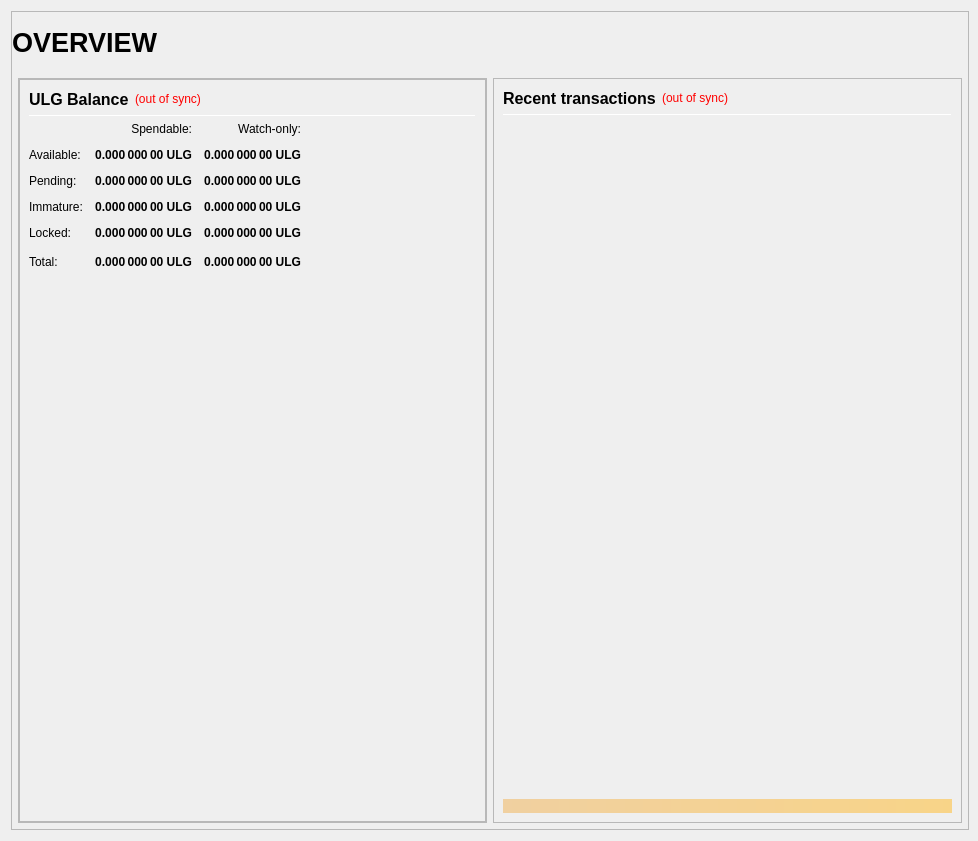
<?xml version="1.0" encoding="UTF-8"?>
<ui version="4.0">
 <class>OverviewPage</class>
 <widget class="QWidget" name="OverviewPage">
  <property name="geometry">
   <rect>
    <x>0</x>
    <y>0</y>
    <width>978</width>
    <height>841</height>
   </rect>
  </property>
  <property name="minimumSize">
   <size>
    <width>960</width>
    <height>682</height>
   </size>
  </property>
  <property name="windowTitle">
   <string>Form</string>
  </property>
  <layout class="QVBoxLayout" name="topLayout" stretch="1">
   <property name="rightMargin">
    <number>9</number>
   </property>
   <item>
    <widget class="QFrame" name="frame_BG">
     <property name="minimumSize">
      <size>
       <width>850</width>
       <height>610</height>
      </size>
     </property>
     <property name="maximumSize">
      <size>
       <width>16777215</width>
       <height>16777215</height>
      </size>
     </property>
     <property name="frameShape">
      <enum>QFrame::StyledPanel</enum>
     </property>
     <property name="frameShadow">
      <enum>QFrame::Raised</enum>
     </property>
     <layout class="QVBoxLayout" name="verticalLayout_3" stretch="1">
      <property name="leftMargin">
       <number>0</number>
      </property>
      <property name="topMargin">
       <number>0</number>
      </property>
      <property name="rightMargin">
       <number>0</number>
      </property>
      <property name="bottomMargin">
       <number>6</number>
      </property>
      <item>
       <layout class="QVBoxLayout" name="verticalLayout_Master" stretch="0,1">
        <property name="leftMargin">
         <number>0</number>
        </property>
        <property name="topMargin">
         <number>0</number>
        </property>
        <property name="rightMargin">
         <number>0</number>
        </property>
        <property name="bottomMargin">
         <number>0</number>
        </property>
        <item>
         <widget class="QFrame" name="frame_Header">
          <layout class="QVBoxLayout" name="verticalLayout_Header" stretch="0">
           <property name="leftMargin">
            <number>0</number>
           </property>
           <property name="topMargin">
            <number>0</number>
           </property>
           <property name="rightMargin">
            <number>0</number>
           </property>
           <property name="bottomMargin">
            <number>0</number>
           </property>
           <item>
            <layout class="QHBoxLayout" name="horizontalLayout_Header" stretch="1,0,1">
             <property name="spacing">
              <number>6</number>
             </property>
             <item>
              <widget class="QLabel" name="labelOverviewHeaderLeft">
               <property name="minimumSize">
                <size>
                 <width>464</width>
                 <height>60</height>
                </size>
               </property>
               <property name="maximumSize">
                <size>
                 <width>16777215</width>
                 <height>60</height>
                </size>
               </property>
               <property name="font">
                <font>
                 <pointsize>20</pointsize>
                 <weight>75</weight>
                 <bold>true</bold>
                </font>
               </property>
               <property name="text">
                <string>OVERVIEW</string>
               </property>
               <property name="alignment">
                <set>Qt::AlignLeading|Qt::AlignLeft|Qt::AlignVCenter</set>
               </property>
              </widget>
             </item>
             <item>
              <spacer name="horizontalSpacer_Header">
               <property name="orientation">
                <enum>Qt::Horizontal</enum>
               </property>
               <property name="sizeHint" stdset="0">
                <size>
                 <width>40</width>
                 <height>20</height>
                </size>
               </property>
              </spacer>
             </item>
             <item alignment="Qt::AlignRight|Qt::AlignVCenter">
              <widget class="QLabel" name="labelOverviewHeaderRight">
               <property name="minimumSize">
                <size>
                 <width>265</width>
                 <height>60</height>
                </size>
               </property>
               <property name="maximumSize">
                <size>
                 <width>265</width>
                 <height>60</height>
                </size>
               </property>
               <property name="font">
                <font>
                 <pointsize>14</pointsize>
                </font>
               </property>
               <property name="text">
                <string/>
               </property>
               <property name="alignment">
                <set>Qt::AlignRight|Qt::AlignTrailing|Qt::AlignVCenter</set>
               </property>
              </widget>
             </item>
            </layout>
           </item>
          </layout>
         </widget>
        </item>
        <item>
         <widget class="QFrame" name="frame_Content">
          <layout class="QVBoxLayout" name="verticalLayout_Content">
           <property name="leftMargin">
            <number>6</number>
           </property>
           <property name="topMargin">
            <number>0</number>
           </property>
           <property name="rightMargin">
            <number>6</number>
           </property>
           <property name="bottomMargin">
            <number>0</number>
           </property>
           <item>
            <layout class="QHBoxLayout" name="horizontalLayout_Content" stretch="1,1">
             <property name="spacing">
              <number>6</number>
             </property>
             <item>
              <layout class="QVBoxLayout" name="verticalLayout_left" stretch="1">
               <item>
                <widget class="QFrame" name="frameObfuscation">
                 <property name="minimumSize">
                  <size>
                   <width>0</width>
                   <height>0</height>
                  </size>
                 </property>
                 <property name="frameShape">
                  <enum>QFrame::StyledPanel</enum>
                 </property>
                 <property name="frameShadow">
                  <enum>QFrame::Raised</enum>
                 </property>
                 <layout class="QVBoxLayout" name="verticalLayout" stretch="0">
                  <property name="leftMargin">
                   <number>0</number>
                  </property>
                  <property name="topMargin">
                   <number>0</number>
                  </property>
                  <property name="rightMargin">
                   <number>0</number>
                  </property>
                  <property name="bottomMargin">
                   <number>0</number>
                  </property>
                  <item>
                   <widget class="QFrame" name="frame_Balances">
                    <property name="frameShape">
                     <enum>QFrame::StyledPanel</enum>
                    </property>
                    <property name="frameShadow">
                     <enum>QFrame::Raised</enum>
                    </property>
                    <layout class="QVBoxLayout" name="verticalLayout_4">
                     <item>
                      <layout class="QHBoxLayout" name="horizontalLayout_4">
                       <item>
                        <widget class="QLabel" name="label_5">
                         <property name="minimumSize">
                          <size>
                           <width>0</width>
                           <height>20</height>
                          </size>
                         </property>
                         <property name="font">
                          <font>
                           <pointsize>12</pointsize>
                           <weight>75</weight>
                           <bold>true</bold>
                          </font>
                         </property>
                         <property name="text">
                          <string>ULG Balance</string>
                         </property>
                        </widget>
                       </item>
                       <item>
                        <widget class="QLabel" name="labelWalletStatus">
                         <property name="cursor">
                          <cursorShape>WhatsThisCursor</cursorShape>
                         </property>
                         <property name="toolTip">
                          <string>The displayed information may be out of date. Your wallet automatically synchronizes with the UltraGate network after a connection is established, but this process has not completed yet.</string>
                         </property>
                         <property name="styleSheet">
                          <string notr="true">QLabel { color: red; }</string>
                         </property>
                         <property name="text">
                          <string notr="true">(out of sync)</string>
                         </property>
                         <property name="alignment">
                          <set>Qt::AlignLeading|Qt::AlignLeft|Qt::AlignVCenter</set>
                         </property>
                        </widget>
                       </item>
                       <item>
                        <spacer name="horizontalSpacer_3">
                         <property name="orientation">
                          <enum>Qt::Horizontal</enum>
                         </property>
                         <property name="sizeHint" stdset="0">
                          <size>
                           <width>40</width>
                           <height>20</height>
                          </size>
                         </property>
                        </spacer>
                       </item>
                      </layout>
                     </item>
                     <item>
                      <widget class="Line" name="line_Balance">
                       <property name="minimumSize">
                        <size>
                         <width>0</width>
                         <height>1</height>
                        </size>
                       </property>
                       <property name="maximumSize">
                        <size>
                         <width>16777215</width>
                         <height>1</height>
                        </size>
                       </property>
                       <property name="orientation">
                        <enum>Qt::Horizontal</enum>
                       </property>
                      </widget>
                     </item>
                     <item>
                      <layout class="QGridLayout" name="gridLayout">
                       <property name="spacing">
                        <number>12</number>
                       </property>
                       <item row="0" column="1">
                        <widget class="QLabel" name="labelSpendable">
                         <property name="text">
                          <string>Spendable:</string>
                         </property>
                         <property name="alignment">
                          <set>Qt::AlignRight|Qt::AlignTrailing|Qt::AlignVCenter</set>
                         </property>
                        </widget>
                       </item>
                       <item row="0" column="2">
                        <widget class="QLabel" name="labelWatchonly">
                         <property name="text">
                          <string>Watch-only:</string>
                         </property>
                         <property name="alignment">
                          <set>Qt::AlignRight|Qt::AlignTrailing|Qt::AlignVCenter</set>
                         </property>
                        </widget>
                       </item>
                       <item row="1" column="0">
                        <widget class="QLabel" name="labelBalanceText">
                         <property name="text">
                          <string>Available:</string>
                         </property>
                        </widget>
                       </item>
                       <item row="1" column="1">
                        <widget class="QLabel" name="labelBalance">
                         <property name="font">
                          <font>
                           <weight>75</weight>
                           <bold>true</bold>
                          </font>
                         </property>
                         <property name="cursor">
                          <cursorShape>IBeamCursor</cursorShape>
                         </property>
                         <property name="toolTip">
                          <string>Your current spendable balance</string>
                         </property>
                         <property name="text">
                          <string notr="true">0.000 000 00 ULG</string>
                         </property>
                         <property name="alignment">
                          <set>Qt::AlignRight|Qt::AlignTrailing|Qt::AlignVCenter</set>
                         </property>
                         <property name="textInteractionFlags">
                          <set>Qt::LinksAccessibleByMouse|Qt::TextSelectableByKeyboard|Qt::TextSelectableByMouse</set>
                         </property>
                        </widget>
                       </item>
                       <item row="1" column="2">
                        <widget class="QLabel" name="labelWatchAvailable">
                         <property name="font">
                          <font>
                           <weight>75</weight>
                           <bold>true</bold>
                          </font>
                         </property>
                         <property name="cursor">
                          <cursorShape>IBeamCursor</cursorShape>
                         </property>
                         <property name="toolTip">
                          <string>Your current balance in watch-only addresses</string>
                         </property>
                         <property name="text">
                          <string notr="true">0.000 000 00 ULG</string>
                         </property>
                         <property name="alignment">
                          <set>Qt::AlignRight|Qt::AlignTrailing|Qt::AlignVCenter</set>
                         </property>
                         <property name="textInteractionFlags">
                          <set>Qt::LinksAccessibleByMouse|Qt::TextSelectableByKeyboard|Qt::TextSelectableByMouse</set>
                         </property>
                        </widget>
                       </item>
                       <item row="2" column="0">
                        <widget class="QLabel" name="labelPendingText">
                         <property name="text">
                          <string>Pending:</string>
                         </property>
                        </widget>
                       </item>
                       <item row="2" column="1">
                        <widget class="QLabel" name="labelUnconfirmed">
                         <property name="font">
                          <font>
                           <weight>75</weight>
                           <bold>true</bold>
                          </font>
                         </property>
                         <property name="cursor">
                          <cursorShape>IBeamCursor</cursorShape>
                         </property>
                         <property name="toolTip">
                          <string>Total of transactions that have yet to be confirmed, and do not yet count toward the spendable balance</string>
                         </property>
                         <property name="text">
                          <string notr="true">0.000 000 00 ULG</string>
                         </property>
                         <property name="alignment">
                          <set>Qt::AlignRight|Qt::AlignTrailing|Qt::AlignVCenter</set>
                         </property>
                         <property name="textInteractionFlags">
                          <set>Qt::LinksAccessibleByMouse|Qt::TextSelectableByKeyboard|Qt::TextSelectableByMouse</set>
                         </property>
                        </widget>
                       </item>
                       <item row="2" column="2">
                        <widget class="QLabel" name="labelWatchPending">
                         <property name="font">
                          <font>
                           <weight>75</weight>
                           <bold>true</bold>
                          </font>
                         </property>
                         <property name="cursor">
                          <cursorShape>IBeamCursor</cursorShape>
                         </property>
                         <property name="toolTip">
                          <string>Unconfirmed transactions to watch-only addresses</string>
                         </property>
                         <property name="text">
                          <string notr="true">0.000 000 00 ULG</string>
                         </property>
                         <property name="alignment">
                          <set>Qt::AlignRight|Qt::AlignTrailing|Qt::AlignVCenter</set>
                         </property>
                         <property name="textInteractionFlags">
                          <set>Qt::LinksAccessibleByMouse|Qt::TextSelectableByKeyboard|Qt::TextSelectableByMouse</set>
                         </property>
                        </widget>
                       </item>
                       <item row="3" column="0">
                        <widget class="QLabel" name="labelImmatureText">
                         <property name="text">
                          <string>Immature:</string>
                         </property>
                        </widget>
                       </item>
                       <item row="3" column="1">
                        <widget class="QLabel" name="labelImmature">
                         <property name="font">
                          <font>
                           <weight>75</weight>
                           <bold>true</bold>
                          </font>
                         </property>
                         <property name="cursor">
                          <cursorShape>IBeamCursor</cursorShape>
                         </property>
                         <property name="toolTip">
                          <string>Staked or masternode rewards that has not yet matured</string>
                         </property>
                         <property name="text">
                          <string notr="true">0.000 000 00 ULG</string>
                         </property>
                         <property name="alignment">
                          <set>Qt::AlignRight|Qt::AlignTrailing|Qt::AlignVCenter</set>
                         </property>
                         <property name="textInteractionFlags">
                          <set>Qt::LinksAccessibleByMouse|Qt::TextSelectableByKeyboard|Qt::TextSelectableByMouse</set>
                         </property>
                        </widget>
                       </item>
                       <item row="3" column="2">
                        <widget class="QLabel" name="labelWatchImmature">
                         <property name="font">
                          <font>
                           <weight>75</weight>
                           <bold>true</bold>
                          </font>
                         </property>
                         <property name="cursor">
                          <cursorShape>IBeamCursor</cursorShape>
                         </property>
                         <property name="toolTip">
                          <string>Staked or masternode rewards in watch-only addresses that has not yet matured</string>
                         </property>
                         <property name="text">
                          <string notr="true">0.000 000 00 ULG</string>
                         </property>
                         <property name="alignment">
                          <set>Qt::AlignRight|Qt::AlignTrailing|Qt::AlignVCenter</set>
                         </property>
                         <property name="textInteractionFlags">
                          <set>Qt::LinksAccessibleByMouse|Qt::TextSelectableByKeyboard|Qt::TextSelectableByMouse</set>
                         </property>
                        </widget>
                       </item>
                       <item row="4" column="0">
                        <widget class="QLabel" name="labelLockedBalanceText">
                         <property name="toolTip">
                          <string>Locked ULG or Masternode collaterals. These are excluded from zULG minting.</string>
                         </property>
                         <property name="text">
                          <string>Locked:</string>
                         </property>
                        </widget>
                       </item>
                       <item row="4" column="1">
                        <widget class="QLabel" name="labelLockedBalance">
                         <property name="font">
                          <font>
                           <weight>75</weight>
                           <bold>true</bold>
                          </font>
                         </property>
                         <property name="cursor">
                          <cursorShape>IBeamCursor</cursorShape>
                         </property>
                         <property name="toolTip">
                          <string>Locked ULG or Masternode collaterals. These are excluded from zULG minting.</string>
                         </property>
                         <property name="text">
                          <string notr="true">0.000 000 00 ULG</string>
                         </property>
                         <property name="alignment">
                          <set>Qt::AlignRight|Qt::AlignTrailing|Qt::AlignVCenter</set>
                         </property>
                         <property name="textInteractionFlags">
                          <set>Qt::LinksAccessibleByMouse|Qt::TextSelectableByKeyboard|Qt::TextSelectableByMouse</set>
                         </property>
                        </widget>
                       </item>
                       <item row="4" column="2">
                        <widget class="QLabel" name="labelWatchLocked">
                         <property name="font">
                          <font>
                           <weight>75</weight>
                           <bold>true</bold>
                          </font>
                         </property>
                         <property name="cursor">
                          <cursorShape>IBeamCursor</cursorShape>
                         </property>
                         <property name="toolTip">
                          <string>Current locked balance in watch-only addresses</string>
                         </property>
                         <property name="text">
                          <string notr="true">0.000 000 00 ULG</string>
                         </property>
                         <property name="alignment">
                          <set>Qt::AlignRight|Qt::AlignTrailing|Qt::AlignVCenter</set>
                         </property>
                         <property name="textInteractionFlags">
                          <set>Qt::LinksAccessibleByMouse|Qt::TextSelectableByKeyboard|Qt::TextSelectableByMouse</set>
                         </property>
                        </widget>
                       </item>
                       <item row="5" column="0">
                        <widget class="QLabel" name="labelTotalText">
                         <property name="toolTip">
                          <string>Your current UltraGate balance, unconfirmed and immature transactions included</string>
                         </property>
                         <property name="text">
                          <string>Total:</string>
                         </property>
                        </widget>
                       </item>
                       <item row="5" column="1">
                        <widget class="QLabel" name="labelTotal">
                         <property name="font">
                          <font>
                           <weight>75</weight>
                           <bold>true</bold>
                          </font>
                         </property>
                         <property name="cursor">
                          <cursorShape>IBeamCursor</cursorShape>
                         </property>
                         <property name="toolTip">
                          <string>Your current UltraGate balance, unconfirmed and immature transactions included</string>
                         </property>
                         <property name="text">
                          <string notr="true">0.000 000 00 ULG</string>
                         </property>
                         <property name="alignment">
                          <set>Qt::AlignRight|Qt::AlignTrailing|Qt::AlignVCenter</set>
                         </property>
                         <property name="textInteractionFlags">
                          <set>Qt::LinksAccessibleByMouse|Qt::TextSelectableByKeyboard|Qt::TextSelectableByMouse</set>
                         </property>
                        </widget>
                       </item>
                       <item row="5" column="2">
                        <widget class="QLabel" name="labelWatchTotal">
                         <property name="font">
                          <font>
                           <weight>75</weight>
                           <bold>true</bold>
                          </font>
                         </property>
                         <property name="cursor">
                          <cursorShape>IBeamCursor</cursorShape>
                         </property>
                         <property name="toolTip">
                          <string>Current total balance in watch-only addresses</string>
                         </property>
                         <property name="text">
                          <string notr="true">0.000 000 00 ULG</string>
                         </property>
                         <property name="alignment">
                          <set>Qt::AlignRight|Qt::AlignTrailing|Qt::AlignVCenter</set>
                         </property>
                         <property name="textInteractionFlags">
                          <set>Qt::LinksAccessibleByMouse|Qt::TextSelectableByKeyboard|Qt::TextSelectableByMouse</set>
                         </property>
                        </widget>
                       </item>
                       <item row="5" column="3">
                        <spacer name="horizontalSpacer_9">
                         <property name="orientation">
                          <enum>Qt::Horizontal</enum>
                         </property>
                         <property name="sizeHint" stdset="0">
                          <size>
                           <width>40</width>
                           <height>20</height>
                          </size>
                         </property>
                        </spacer>
                       </item>
                      </layout>
                     </item>
                     <item>
                      <spacer name="verticalSpacer_3">
                       <property name="orientation">
                        <enum>Qt::Vertical</enum>
                       </property>
                       <property name="sizeHint" stdset="0">
                        <size>
                         <width>20</width>
                         <height>40</height>
                        </size>
                       </property>
                      </spacer>
                     </item>
                    </layout>
                   </widget>
                  </item>
                 </layout>
                </widget>
               </item>
              </layout>
             </item>
             <item>
              <layout class="QVBoxLayout" name="verticalLayout_right" stretch="1">
               <item>
                <widget class="QFrame" name="frame_RecentTransactions">
                 <property name="minimumSize">
                  <size>
                   <width>0</width>
                   <height>0</height>
                  </size>
                 </property>
                 <property name="frameShape">
                  <enum>QFrame::StyledPanel</enum>
                 </property>
                 <property name="frameShadow">
                  <enum>QFrame::Raised</enum>
                 </property>
                 <layout class="QVBoxLayout" name="verticalLayout_1" stretch="0,0,0,0,0">
                  <item>
                   <layout class="QHBoxLayout" name="horizontalLayout_2">
                    <item>
                     <widget class="QLabel" name="label_4">
                      <property name="minimumSize">
                       <size>
                        <width>0</width>
                        <height>20</height>
                       </size>
                      </property>
                      <property name="font">
                       <font>
                        <pointsize>12</pointsize>
                        <weight>75</weight>
                        <bold>true</bold>
                       </font>
                      </property>
                      <property name="text">
                       <string>Recent transactions</string>
                      </property>
                     </widget>
                    </item>
                    <item>
                     <widget class="QLabel" name="labelTransactionsStatus">
                      <property name="cursor">
                       <cursorShape>WhatsThisCursor</cursorShape>
                      </property>
                      <property name="toolTip">
                       <string>The displayed information may be out of date. Your wallet automatically synchronizes with the UltraGate network after a connection is established, but this process has not completed yet.</string>
                      </property>
                      <property name="styleSheet">
                       <string notr="true">QLabel { color: red; }</string>
                      </property>
                      <property name="text">
                       <string notr="true">(out of sync)</string>
                      </property>
                      <property name="alignment">
                       <set>Qt::AlignRight|Qt::AlignTrailing|Qt::AlignVCenter</set>
                      </property>
                     </widget>
                    </item>
                    <item>
                     <spacer name="horizontalSpacer">
                      <property name="orientation">
                       <enum>Qt::Horizontal</enum>
                      </property>
                      <property name="sizeHint" stdset="0">
                       <size>
                        <width>40</width>
                        <height>20</height>
                       </size>
                      </property>
                     </spacer>
                    </item>
                   </layout>
                  </item>
                  <item>
                   <widget class="Line" name="line">
                    <property name="minimumSize">
                     <size>
                      <width>0</width>
                      <height>1</height>
                     </size>
                    </property>
                    <property name="maximumSize">
                     <size>
                      <width>16777215</width>
                      <height>1</height>
                     </size>
                    </property>
                    <property name="orientation">
                     <enum>Qt::Horizontal</enum>
                    </property>
                   </widget>
                  </item>
                  <item>
                   <widget class="QListView" name="listTransactions">
                    <property name="minimumSize">
                     <size>
                      <width>0</width>
                      <height>0</height>
                     </size>
                    </property>
                    <property name="styleSheet">
                     <string notr="true">QListView { background: transparent; }</string>
                    </property>
                    <property name="frameShape">
                     <enum>QFrame::NoFrame</enum>
                    </property>
                    <property name="verticalScrollBarPolicy">
                     <enum>Qt::ScrollBarAlwaysOff</enum>
                    </property>
                    <property name="horizontalScrollBarPolicy">
                     <enum>Qt::ScrollBarAlwaysOff</enum>
                    </property>
                    <property name="selectionMode">
                     <enum>QAbstractItemView::NoSelection</enum>
                    </property>
                   </widget>
                  </item>
                  <item>
                   <spacer name="verticalSpacer_2">
                    <property name="orientation">
                     <enum>Qt::Vertical</enum>
                    </property>
                    <property name="sizeType">
                     <enum>QSizePolicy::Expanding</enum>
                    </property>
                    <property name="sizeHint" stdset="0">
                     <size>
                      <width>20</width>
                      <height>40</height>
                     </size>
                    </property>
                   </spacer>
                  </item>
                  <item>
                   <widget class="QLabel" name="labelAlerts">
                    <property name="maximumSize">
                     <size>
                      <width>16777215</width>
                      <height>16777215</height>
                     </size>
                    </property>
                    <property name="styleSheet">
                     <string notr="true">background-color: qlineargradient(x1: 0, y1: 0, x2: 1, y2: 0, stop:0 #F0D0A0, stop:1 #F8D488); color:#000000;</string>
                    </property>
                    <property name="text">
                     <string/>
                    </property>
                    <property name="wordWrap">
                     <bool>true</bool>
                    </property>
                    <property name="margin">
                     <number>3</number>
                    </property>
                   </widget>
                  </item>
                 </layout>
                </widget>
               </item>
              </layout>
             </item>
            </layout>
           </item>
          </layout>
         </widget>
        </item>
       </layout>
      </item>
     </layout>
    </widget>
   </item>
  </layout>
 </widget>
 <resources/>
 <connections/>
</ui>
